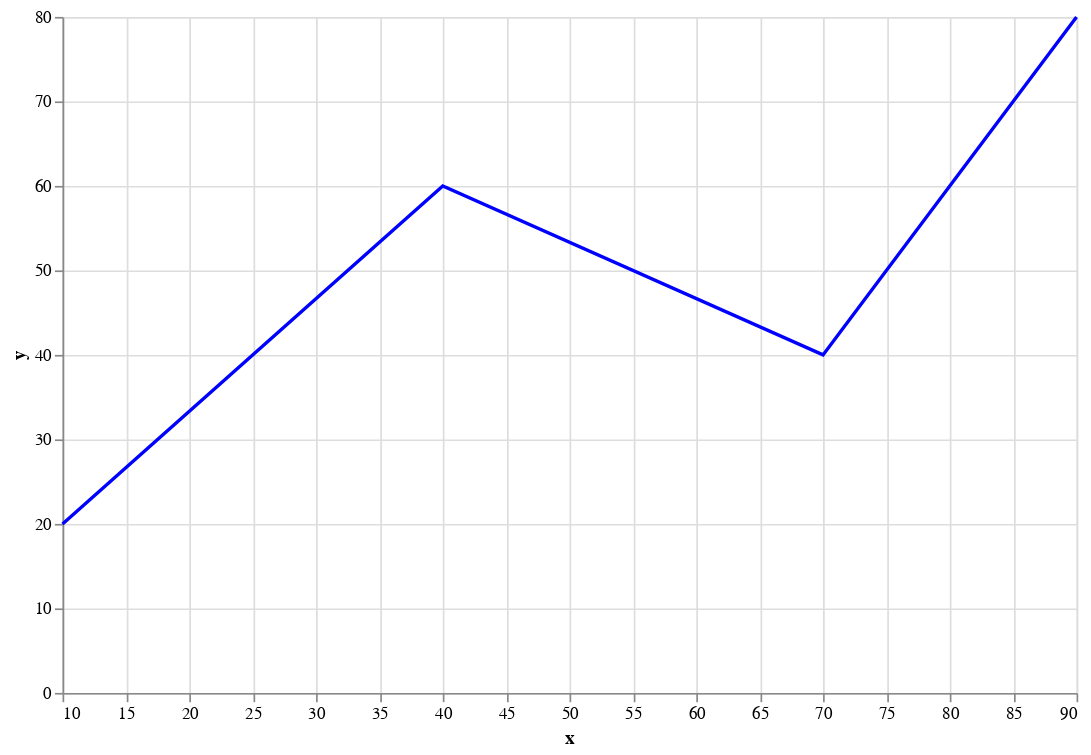

Source (Vega-Lite JSON):
### Vega-Lite specification from a JSON file in a GitHub repository (floating-point values rounded to 4 significant figures)
{"$schema": "https://vega.github.io/schema/vega-lite/v5.json", "description": "A basic example in Vega-Lite", "width": 600, "height": 400, "data": {"values": [{"x": 10, "y": 20}, {"x": 40, "y": 60}, {"x": 70, "y": 40}, {"x": 90, "y": 80}]}, "params": [{"name": "changeColor", "select": {"type": "point", "on": "mouseover"}}, {"name": "default", "select": {"type": "point", "on": "mouseout"}}], "mark": {"type": "line"}, "encoding": {"x": {"field": "x", "type": "quantitative"}, "y": {"field": "y", "type": "quantitative"}, "stroke": {"condition": [{"param": "changeColor", "empty": false, "value": "red"}, {"param": "default", "empty": false, "value": "blue"}], "value": "blue"}}}
